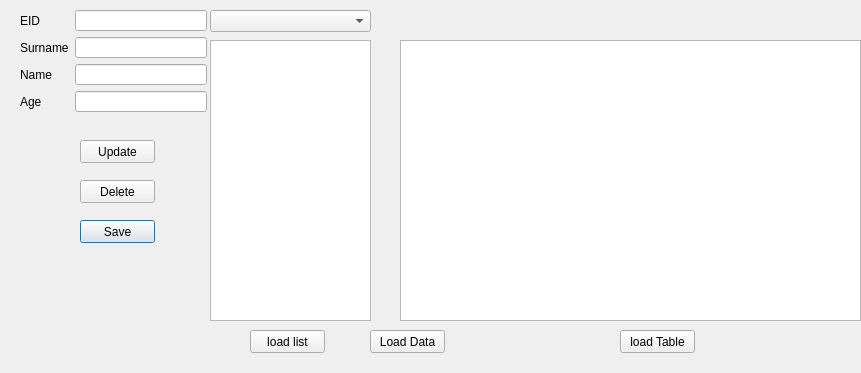
<?xml version="1.0" encoding="UTF-8"?>
<ui version="4.0">
 <class>EmployeeInfo</class>
 <widget class="QDialog" name="EmployeeInfo">
  <property name="geometry">
   <rect>
    <x>0</x>
    <y>0</y>
    <width>861</width>
    <height>373</height>
   </rect>
  </property>
  <property name="windowTitle">
   <string>Dialog</string>
  </property>
  <widget class="QLabel" name="label_sec_status">
   <property name="geometry">
    <rect>
     <x>80</x>
     <y>200</y>
     <width>111</width>
     <height>71</height>
    </rect>
   </property>
   <property name="text">
    <string/>
   </property>
  </widget>
  <widget class="QPushButton" name="pushButton">
   <property name="geometry">
    <rect>
     <x>80</x>
     <y>220</y>
     <width>75</width>
     <height>23</height>
    </rect>
   </property>
   <property name="text">
    <string>Save</string>
   </property>
  </widget>
  <widget class="QPushButton" name="pushButton_Edit">
   <property name="geometry">
    <rect>
     <x>80</x>
     <y>140</y>
     <width>75</width>
     <height>23</height>
    </rect>
   </property>
   <property name="text">
    <string>Update</string>
   </property>
  </widget>
  <widget class="QPushButton" name="pushButton_2">
   <property name="geometry">
    <rect>
     <x>80</x>
     <y>180</y>
     <width>75</width>
     <height>23</height>
    </rect>
   </property>
   <property name="text">
    <string>Delete</string>
   </property>
  </widget>
  <widget class="QTableView" name="tableView">
   <property name="geometry">
    <rect>
     <x>400</x>
     <y>40</y>
     <width>461</width>
     <height>281</height>
    </rect>
   </property>
  </widget>
  <widget class="QPushButton" name="pushButton_3">
   <property name="geometry">
    <rect>
     <x>620</x>
     <y>330</y>
     <width>75</width>
     <height>23</height>
    </rect>
   </property>
   <property name="text">
    <string>load Table</string>
   </property>
  </widget>
  <widget class="QListView" name="listView">
   <property name="geometry">
    <rect>
     <x>210</x>
     <y>40</y>
     <width>161</width>
     <height>281</height>
    </rect>
   </property>
  </widget>
  <widget class="QPushButton" name="pushButtonLoadList">
   <property name="geometry">
    <rect>
     <x>250</x>
     <y>330</y>
     <width>75</width>
     <height>23</height>
    </rect>
   </property>
   <property name="text">
    <string>load list</string>
   </property>
  </widget>
  <widget class="QWidget" name="layoutWidget">
   <property name="geometry">
    <rect>
     <x>20</x>
     <y>10</y>
     <width>187</width>
     <height>102</height>
    </rect>
   </property>
   <layout class="QHBoxLayout" name="horizontalLayout">
    <item>
     <layout class="QVBoxLayout" name="verticalLayout">
      <item>
       <widget class="QLabel" name="label">
        <property name="text">
         <string>EID</string>
        </property>
       </widget>
      </item>
      <item>
       <widget class="QLabel" name="label_2">
        <property name="text">
         <string>Surname</string>
        </property>
       </widget>
      </item>
      <item>
       <widget class="QLabel" name="label_3">
        <property name="text">
         <string>Name</string>
        </property>
       </widget>
      </item>
      <item>
       <widget class="QLabel" name="label_4">
        <property name="text">
         <string>Age</string>
        </property>
       </widget>
      </item>
     </layout>
    </item>
    <item>
     <layout class="QVBoxLayout" name="verticalLayout_2">
      <item>
       <widget class="QLineEdit" name="lineEdit_eid"/>
      </item>
      <item>
       <widget class="QLineEdit" name="lineEdit_Surname"/>
      </item>
      <item>
       <widget class="QLineEdit" name="lineEdit_Name"/>
      </item>
      <item>
       <widget class="QLineEdit" name="lineEdit_Age"/>
      </item>
     </layout>
    </item>
   </layout>
  </widget>
  <widget class="QComboBox" name="comboBox">
   <property name="geometry">
    <rect>
     <x>210</x>
     <y>10</y>
     <width>161</width>
     <height>22</height>
    </rect>
   </property>
  </widget>
  <widget class="QPushButton" name="pushButton_LoadData">
   <property name="geometry">
    <rect>
     <x>370</x>
     <y>330</y>
     <width>75</width>
     <height>23</height>
    </rect>
   </property>
   <property name="text">
    <string>Load Data</string>
   </property>
  </widget>
 </widget>
 <resources/>
 <connections/>
</ui>
